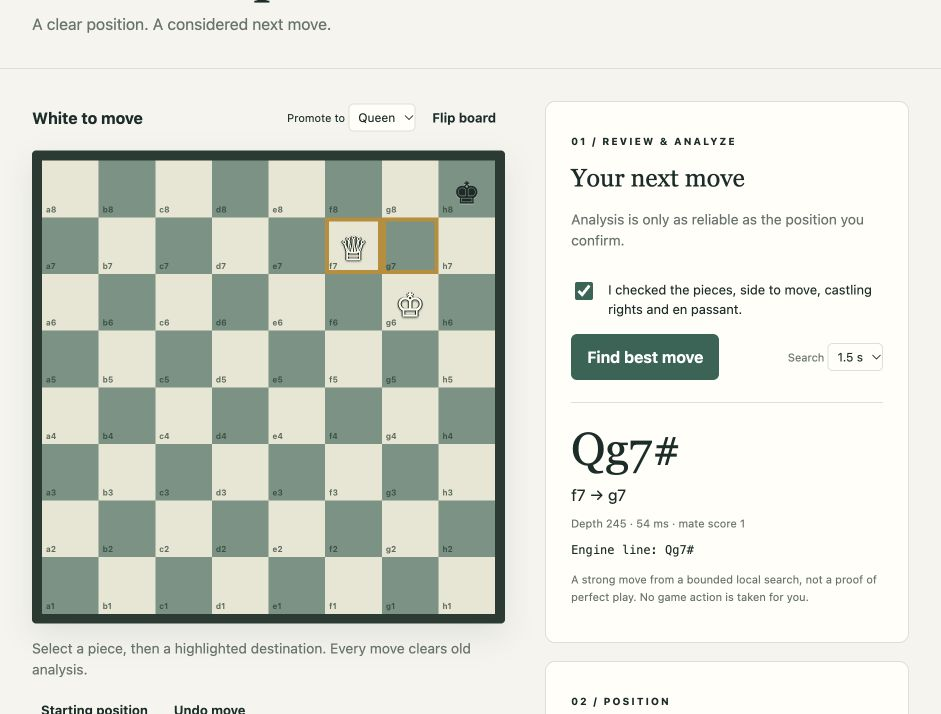
#> input picture evidence/chess-manual-mate-2026-11-10.jpg, 941 x 714 px
$ python -i calibrate.py   (imports and definitions only)
#> lines starting #> are read from the running program, lines starting #| are printed output that depends on the picture; after the words box and inside, x2 and y2 are one past the last pixel; in counts of white or black regions, pixels touching at a corner belong together
#> further down, picture is the input picture: PIL image 941x714 RGB; mean R, G, B 215.9, 219.5, 211
#!/usr/bin/env python3
"""Offline calibration only: rectangle proposals + checker-pattern heuristic, never FEN."""
import argparse, hashlib, json, subprocess
from pathlib import Path
import numpy as np
from PIL import Image, ImageOps, ImageDraw

SIZE = 512

# [8 lines left out: function homography, not called in this run]

def project(h,u,v):
    p=h @ [u,v,1]; return [float(p[0]/p[2]),float(p[1]/p[2])]

# [29 lines left out: functions validate, normalize, checker_score, not called in this run]

def grid_candidates(image):
    """Bounded near-axis Hough fallback. Derives geometry from image edges only.

    Finds consecutive grid line families, extrapolates missing outer lines and
    enumerates their possible lattice offsets. An independent checker filter
    selects proposals. This intentionally abstains when either family is weak.
    """
    from PIL import ImageFilter
    small=image.convert('L'); small.thumbnail((640,640))
#> after `small.thumbnail((640, 640))`:
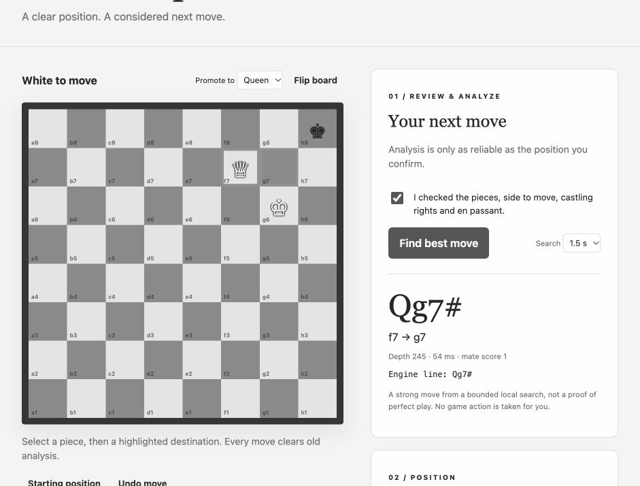
#> small: PIL image 640x486 L; min 14, max 255, mean 217.6
    a=np.asarray(small.filter(ImageFilter.GaussianBlur(1)),dtype=float)
    gy,gx=np.gradient(a); height,width=a.shape
#> after `gy, gx = np.gradient(a)`:
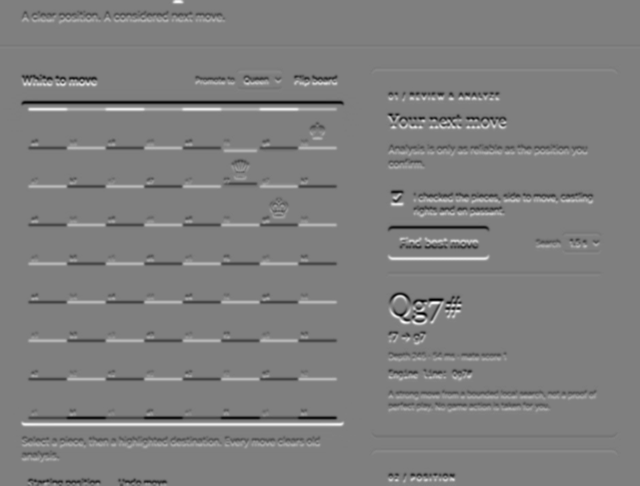
#> gy: shape (486, 640) float64; min -66, max 66.5, mean 0; drawn with min black and max white
#> after `gy, gx = np.gradient(a)`:
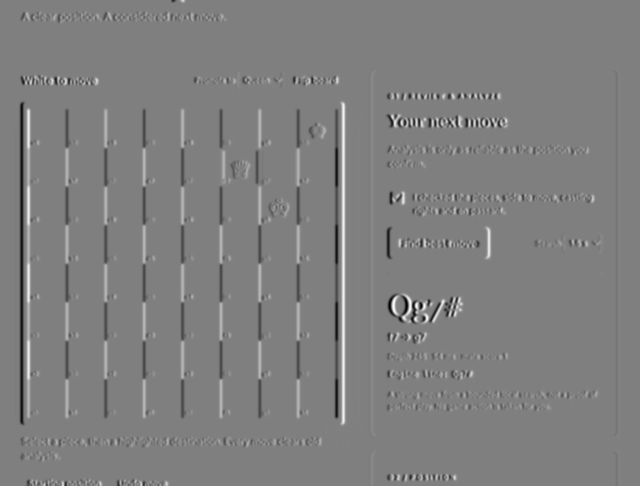
#> gx: shape (486, 640) float64; min -70.5, max 70, mean 0; drawn with min black and max white
#> after `height, width = a.shape`: height = 486; width = 640
    def family(vertical):
#> called with vertical = False
        gradient=gx if vertical else gy
        mask=np.abs(gradient)>max(8,float(np.percentile(np.abs(gradient),90)))
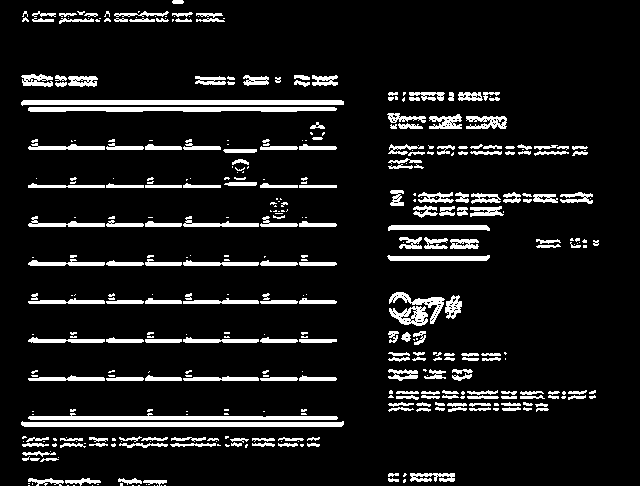
#> mask: shape (486, 640) bool; 9.8% white; 424 white regions (200 under 20 px), largest, box (x1, y1, x2, y2) and area: (21, 100, 344, 106) 1611, (21, 421, 344, 427) 1611, (28, 107, 337, 112) 1379
        y,x=np.where(mask); weights=np.abs(gradient[mask])
        if len(x)<100: return []
        candidates=[]
        for slope in np.linspace(-0.5,0.5,101):
            intercept=(x-slope*y) if vertical else (y-slope*x)
            padding=max(width,height)
            bins=np.round(intercept).astype(int)+padding
            votes=np.bincount(bins,weights=weights,minlength=3*padding)
            for i in np.argpartition(votes,-8)[-8:]: candidates.append((float(votes[i]),float(slope),float(i-padding)))
#> after the loop, candidates = 808 items, first 6: (3762.5, -0.5, 468), (3770.5, -0.5, 464), (4065.5, -0.5, 466), (4181, -0.5, 460), (4119.5, -0.5, 454), (4375.5, -0.5, 456)
        candidates.sort(reverse=True); selected=[]
        center=height/2 if vertical else width/2
#> center = 320
        for score,slope,b in candidates:
            if score<candidates[0][0]*0.45: break
            if any(abs(b+slope*center-(p[2]+p[1]*center))<9 for p in selected): continue
            # Refine Hough quantization from gradient-weighted nearby pixels.
            independent=y if vertical else x; dependent=x if vertical else y
            near=np.abs(dependent-slope*independent-b)<1.6
            if near.sum()>=20:
                design=np.column_stack((independent[near],np.ones(near.sum())))
                coef=np.linalg.lstsq(design*weights[near,None],dependent[near]*weights[near],rcond=None)[0]
                slope,b=map(float,coef)
            selected.append((score,slope,b))
            if len(selected)==9: break
#> this loop made 40 passes
#> score on passes 3 to 14: 16757.5, 15739, 15431, 14862.5, 14556.5, 14395.5, 14348, 13710.5, 12977, 12851, 12844, 12828
#> (score, coef) on passes 1 to 2: (19877, [-1.2e-06, 102]), (18752, [2.75e-06, 423.9])
#> after the loop, selected = [(19877, -1.2e-06, 102), (18752, 2.75e-06, 423.9), (11151.5, 0.00911, 222.6), (9587.5, 0.0394, 99.1)]
        selected.sort(key=lambda p:p[2]+p[1]*center)
        return selected
    horizontal,vertical=family(False),family(True)
#> call 2 of family, with vertical = True
#> in family (call 2), `mask=np.abs(gradient)>max(8,float(np.percentile(np.abs(gradient),90)))`:
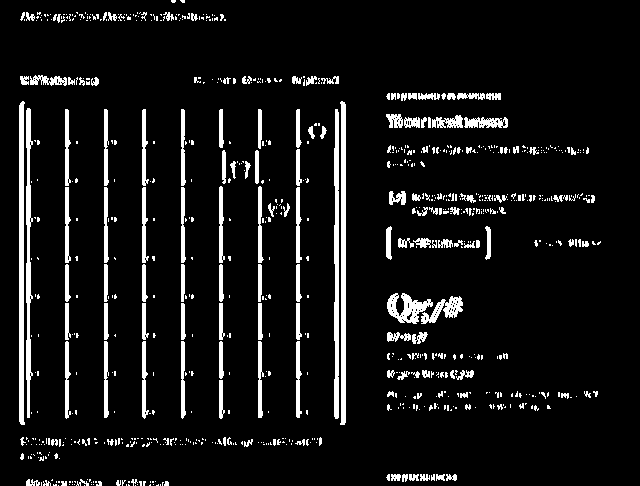
#> mask: shape (486, 640) bool; 8% white; 812 white regions (649 under 20 px), largest, box (x1, y1, x2, y2) and area: (340, 101, 346, 425) 1617, (19, 101, 25, 425) 1614, (334, 109, 339, 419) 1388
#> after the loop in family (call 2), `for slope in np.linspace(-0.5,0.5,101):`: candidates = 808 items, first 6: (2410.5, -0.5, 498), (2528, -0.5, 456), (2555.5, -0.5, 504), (2723.5, -0.5, 546), (2606.5, -0.5, 502), (2851.5, -0.5, 540)
#> the loop in family (call 2), `for score,slope,b in candidates:` made 32 passes
#> (score, coef) on passes 1 to 2: (20045, [-7.8e-05, 21.21]), (19918, [5.02e-06, 343])
#> score on passes 3 to 8: 17343, 15262.5, 14692.5, 14601.5, 14498.5, 14381
#> after the loop in family (call 2), `for score,slope,b in candidates:`: selected = [(20045, -7.8e-05, 21.21), (19918, 5.02e-06, 343)]
#> horizontal = [(19877, -1.2e-06, 102), (9587.5, 0.0394, 99.1), (11151.5, 0.00911, 222.6), (18752, 2.75e-06, 423.9)]; vertical = [(20045, -7.8e-05, 21.21), (19918, 5.02e-06, 343)]
    if not 3<=len(horizontal)<=9 or not 5<=len(vertical)<=9: return []
    # Horizontal intersections vary projectively with rank. Vertical lines
    # are approximately an affine pencil in this restricted camera geometry.
    v=np.array(vertical); n=len(v); idx=np.arange(n)
    fit=np.array([np.polyfit(idx,v[:,j],1) for j in [1,2]])
    fitted=np.column_stack((np.polyval(fit[0],idx),np.polyval(fit[1],idx)))
    residual=np.max(np.abs((fitted[:,0]-v[:,1])*height/2+fitted[:,1]-v[:,2]))
    gaps=np.diff(v[:,1]*height/2+v[:,2])
    if residual>3 or gaps.min()<12 or gaps.max()/gaps.min()>1.5: return []
    hs=np.array(horizontal); positions=hs[:,1]*width/2+hs[:,2]
    gaps=np.diff(positions)
    if gaps.min()<10 or gaps.max()/gaps.min()>1.7: return []
    results=[]
    for voffset in range(10-n):
        left=np.array([np.polyval(fit[0],-voffset),np.polyval(fit[1],-voffset)])
        right=np.array([np.polyval(fit[0],8-voffset),np.polyval(fit[1],8-voffset)])
        for hoffset in range(10-len(hs)):
            ranks=np.arange(len(hs))+hoffset
            design=np.column_stack((ranks,np.ones(len(hs)),-positions*ranks))
            aa,bb,cc=np.linalg.lstsq(design,positions,rcond=None)[0]
            if min(1,1+8*cc)<=0: continue
            prediction=(aa*ranks+bb)/(cc*ranks+1)
            if np.max(np.abs(prediction-positions))>2: continue
            top,bottom=bb,(8*aa+bb)/(8*cc+1)
            slopefit=np.polyfit(ranks,hs[:,1],1)
            def intersection(vline,rank,pos):
                m=float(np.polyval(slopefit,rank)); b=pos-m*width/2
                vm,vb=vline
                yy=(m*vb+b)/(1-m*vm); return [vm*yy+vb,yy]
            points=[intersection(left,0,top),intersection(right,0,top),intersection(right,8,bottom),intersection(left,8,bottom)]
            points=np.array(points)*[image.width/width,image.height/height]
            try: points=validate(points,*image.size)
            except ValueError: continue
            results.append({'corners':points,'rectangleConfidence':None,'geometryMethod':'numpy-grid-line-extrapolation','observedHorizontalLines':len(hs),'observedVerticalLines':n})
    return results

# [46 lines left out: function calibrate, not called in this run]

# [7 lines not run here, left out]

>>> from PIL import Image
>>> picture = Image.open('../../evidence/chess-manual-mate-2026-11-10.jpg')
>>> result = grid_candidates(picture)
#> result = []
